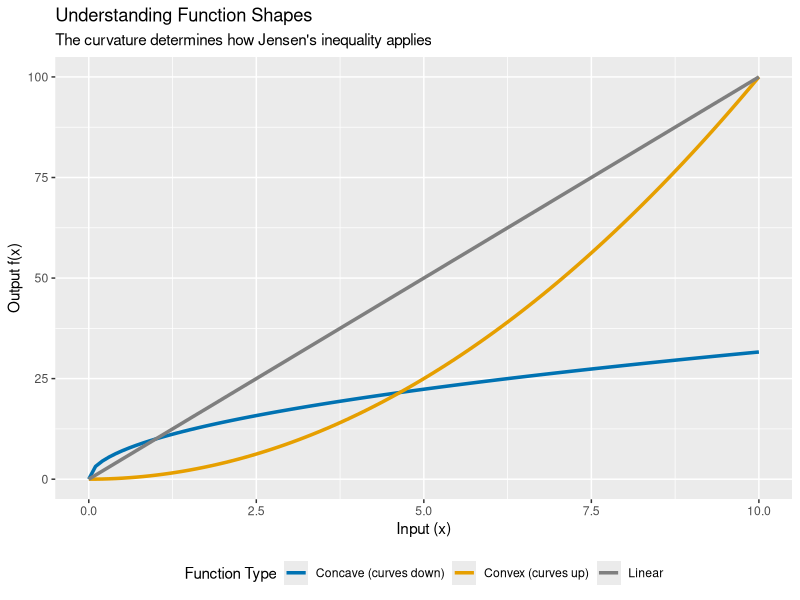
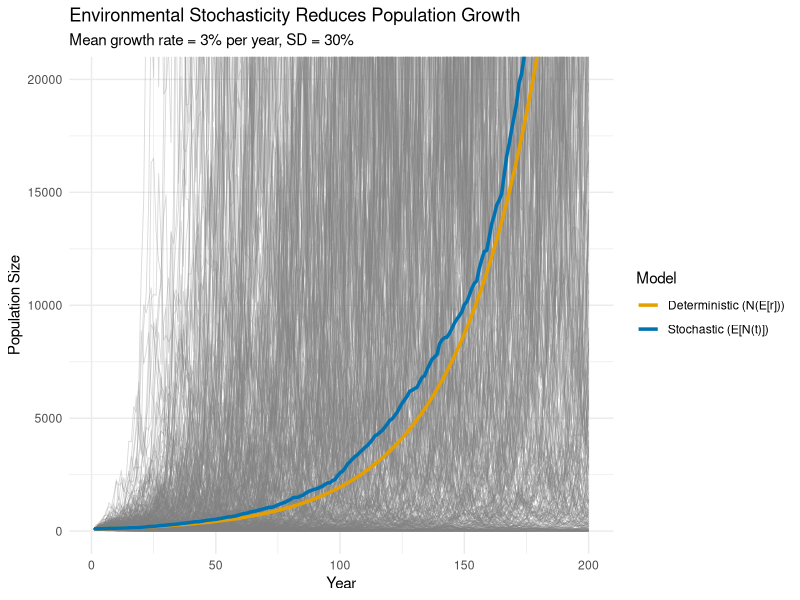

Source code (R) for these figures, in order:
## ---- chunk 1
library(ggplot2)
library(dplyr)
## ---- chunk 2
# create some dummy data for demonstration
x <- seq(0, 10, length.out = 100)

# convex function: curves upward (like a smile or the letter 'u')
convex_y <- x^2

# Concave function: curves downward (down like a frown)
concave_y <- sqrt(x) * 10

# Linear function for comparison
linear_y <- x * 10

# Combine into dataframe
demo_data <- data.frame(
  x = rep(x, 3),
  y = c(convex_y, concave_y, linear_y),
  type = rep(c("Convex (curves up)", "Concave (curves down)", "Linear"), 
             each = length(x))
)

ggplot(demo_data, aes(x = x, y = y, color = type)) +
  geom_line(linewidth = 1.2) +
  scale_color_manual(values = c("Convex (curves up)" = "#E69F00",
                                 "Concave (curves down)" = "#0072B2",
                                 "Linear" = "gray50")) +
  labs(
    title = "Understanding Function Shapes",
    subtitle = "The curvature determines how Jensen's inequality applies",
    x = "Input (x)",
    y = "Output f(x)",
    color = "Function Type"
  ) +
  theme(legend.position = "bottom")
## ---- chunk 3
# as always we want to set the seed for reproducibility
set.seed(123)

# Simulation parameters
n_years <- 200 # number of years to simulate
n_simulations <- 500 # number of simulations per year
N0 <- 100 # initial population size

# Growth rate varies: mean = 0.03 (3%), SD = 0.15 (15%)
r_mean <- 0.03
r_sd <- 0.3

# Simulate population trajectories
simulate_population <- function() {
  N <- numeric(n_years)
  N[1] <- N0
  
  # Random growth rates each year
  r <- rnorm(n_years - 1, mean = r_mean, sd = r_sd)
  
  for (t in 2:n_years) {
    N[t] <- N[t-1] * exp(r[t-1])
  }
  
  return(N)
}

# Run simulations
all_sims <- replicate(n_simulations, simulate_population())

# E[N(t)] - Average of the function (actual mean trajectory)
N_geometric_mean <- exp(rowMeans(log(all_sims)))
# N(E[r]) - Function of the average (using mean growth rate)
N_function_of_mean <- N0 * exp(r_mean * (0:(n_years-1)))

# We'll plot this to show the variation
sim_data <- data.frame(
  year = rep(1:n_years, n_simulations),
  N = as.vector(all_sims),
  sim = rep(1:n_simulations, each = n_years)
)


# combine for plotting
plot_data <- data.frame(
  year = 1:n_years,
  stochastic = N_geometric_mean,
  deterministic = N_function_of_mean
)

# Plot
ggplot(plot_data, aes(x = year)) +
  geom_line(data = sim_data, 
            aes(x = year, y = N, group = sim),
            color = "gray50", alpha = 0.3, linewidth = 0.3) +
  geom_line(aes(y = deterministic, color = "Deterministic (N(E[r]))"), 
            linewidth = 1.2) +
  geom_line(aes(y = stochastic, color = "Stochastic (E[N(t)])"), 
            linewidth = 1.2) +
  scale_color_manual(
    values = c("Deterministic (N(E[r]))" = "#E69F00",
               "Stochastic (E[N(t)])" = "#0072B2")
  ) +
  labs(
    title = "Environmental Stochasticity Reduces Population Growth",
    subtitle = paste0("Mean growth rate = ", r_mean*100, "% per year, SD = ", 
                     r_sd*100, "%"),
    x = "Year",
    y = "Population Size",
    color = "Model"
  ) +
    coord_cartesian(ylim = c(0, 20000)) +  # Focus on the relevant range
  theme(legend.position = c(0.02, 0.98), 
        legend.justification = c(0, 1),
        legend.background = element_rect(fill = "white", color = "gray80"))+
theme_minimal()
